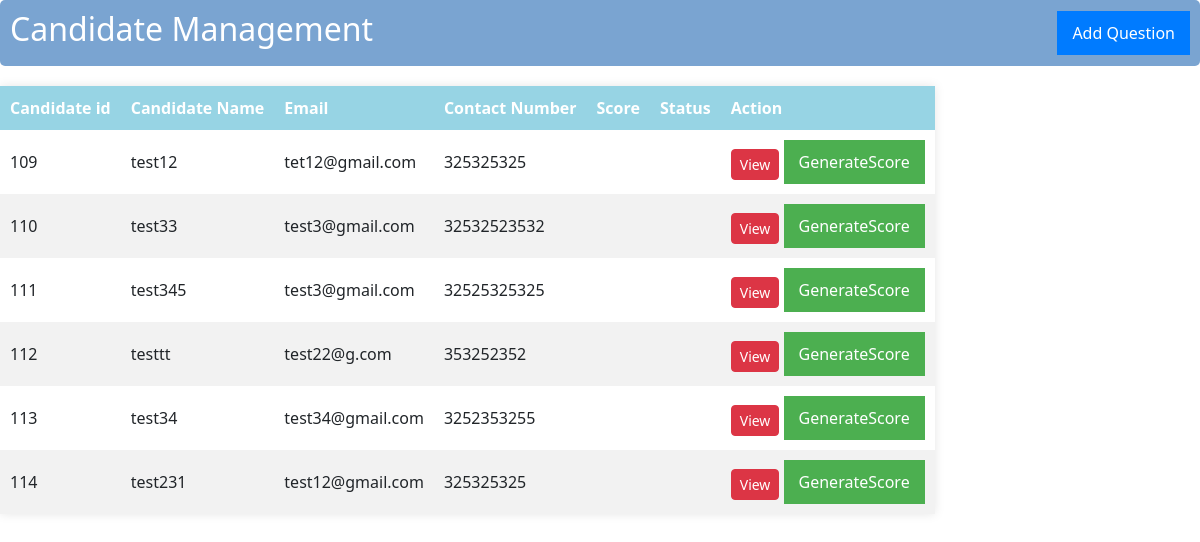
Page /candidate1 on the committed database.
### tables this page shows
CREATE TABLE candidate (
                id INTEGER PRIMARY KEY AUTOINCREMENT,
                candidatename String NOT NULL,
                email String NOT NULL,
                contactnumber String NOT NULL
            );

### app.py (the view)
@app.route('/candidate1')
def candidate1():
     with get_db() as conn:
        curs = conn.cursor()
        query = '''
          SELECT c.id, c.candidatename, c.email, c.contactnumber,a.question_id, a.question_name, a.user_answer ,q.skill FROM answer a JOIN candidate c ON a.candidate_id = c.id
          JOIN questionlist q ON a.question_id = q.id'''
        curs.execute('SELECT * FROM candidate')
        candidate = curs.fetchall()
        return render_template('candidate.html',candidate=candidate)

### app.py (called while the page is built)
def get_db():
    conn = sqlite3.connect(DATABASE)
    conn.row_factory = sqlite3.Row  # Allows access to columns by name
    return conn

### templates/candidate.html (shortened to what this page needs)
<!DOCTYPE html>
<html lang="en">
<head>
    <link rel="stylesheet" href="{{ url_for('static', filename='style.css') }}">
    <link href="https://cdn.jsdelivr.net/npm/bootstrap@5.3.0/dist/css/bootstrap.min.css" rel="stylesheet">
</head>
<body>
    <div class="header-container">
        <h2>Candidate Management</h2>
        <form action="{{ url_for('admin') }}" method="GET">
          <button type="submit">Add Question</button>
        </form>
    </div>
    <div class="table-container">
      <table id="scoreTable">
        <thead>
            <tr>
                <th>Candidate id</th>
                <th>Candidate Name</th>
                <th>Email</th>
                <th>Contact Number</th>
                <th>Score</th>
                <th>Status</th>
                <th>Action</th>
            </tr>
        </thead>
        <tbody>
            {% for c in candidate %}
            <tr>
                <td  id="cid" ">{{ c['id'] }}</td>
                <td>{{ c['candidatename'] }}</td>
                <td>{{ c['email'] }}</td>
                <td>{{ c['contactnumber'] }}</td>
                <td class="score" id="score">{{ c['user_score'] }}</td>
                <td class="status" id="status">{{ c['status'] }}</td>
                <td>
                <form  action="{{ url_for('getdata', record_id=c.id) }}" method="POST" style="display: inline;">
                  <button data-id="{{ c.id }}"
                  data-name="{{ c.candidatename }}"
                  data-email="{{c.email}}"
                  data-number="{{c.contactnumber}}"
                  data-bs-toggle="modal"
                  data-bs-target="#editModal" id="edit-btn1" onclick="editquestionModal('{{c.id}}','{{c.candidatename }}','{{c.email}}','{{c.contactnumber}}','{{questionlist}}','{{sqllist}}')" data-bs-toggle="modal" data-bs-target="#editModal" type="submit" class="btn btn-danger btn-sm">
                   View
                  </button>
                </form>
                <form  action="{{ url_for('findscore', record_id=c.id) }}" method="POST" onsubmit="showProgressBar()" style="display: inline;">
                  <button class="findscore" data-bs-target="#scoreModal"  type="submit" class="btn btn-danger btn-sm">
                       GenerateScore
                  </button>
                </form>
                </td>
            </tr>
            {% endfor %}
        </tbody>
      </table>
    </div>
</body>
</html>

### static/style.css (style rules this page uses)
body { font-family: Arial; }
.header-container { display: flex; justify-content: space-between; align-items: center; padding: 10px; background-color: #7aa4d1; color: white; border-radius: 5px; }
.table-container { width: 100%; max-width: 1300px; margin: 20px auto; }
table { background: white; box-shadow: 0px 0px 10px rgba(0, 0, 0, 0.1); margin-top: 20px; table-layout: fixed; }
th, td { border: 1px solid #ddd; padding: 10px; text-align: left; }
th { background-color: #97d4e4; color: white; }
tr:nth-child(even) { background-color: #f2f2f2; }
button { background-color: #007bff; color: white; border: none; padding: 10px 15px; cursor: pointer; border-radius: 5px; margin: 5px; }
.findscore { background-color: #4caf50; }
.score { font-weight: bold; }
.status { font-weight: bold; }

### rows in the picture
candidate: id "109", candidatename "test12", email "tet12@gmail.com", contactnumber "325325325"
candidate: id "110", candidatename "test33", email "test3@gmail.com", contactnumber "32532523532"
candidate: id "111", candidatename "test345", email "test3@gmail.com", contactnumber "32525325325"
candidate: id "112", candidatename "testtt", email "test22@g.com", contactnumber "353252352"
candidate: id "113", candidatename "test34", email "test34@gmail.com", contactnumber "3252353255"
candidate: id "114", candidatename "test231", email "test12@gmail.com", contactnumber "325325325"
